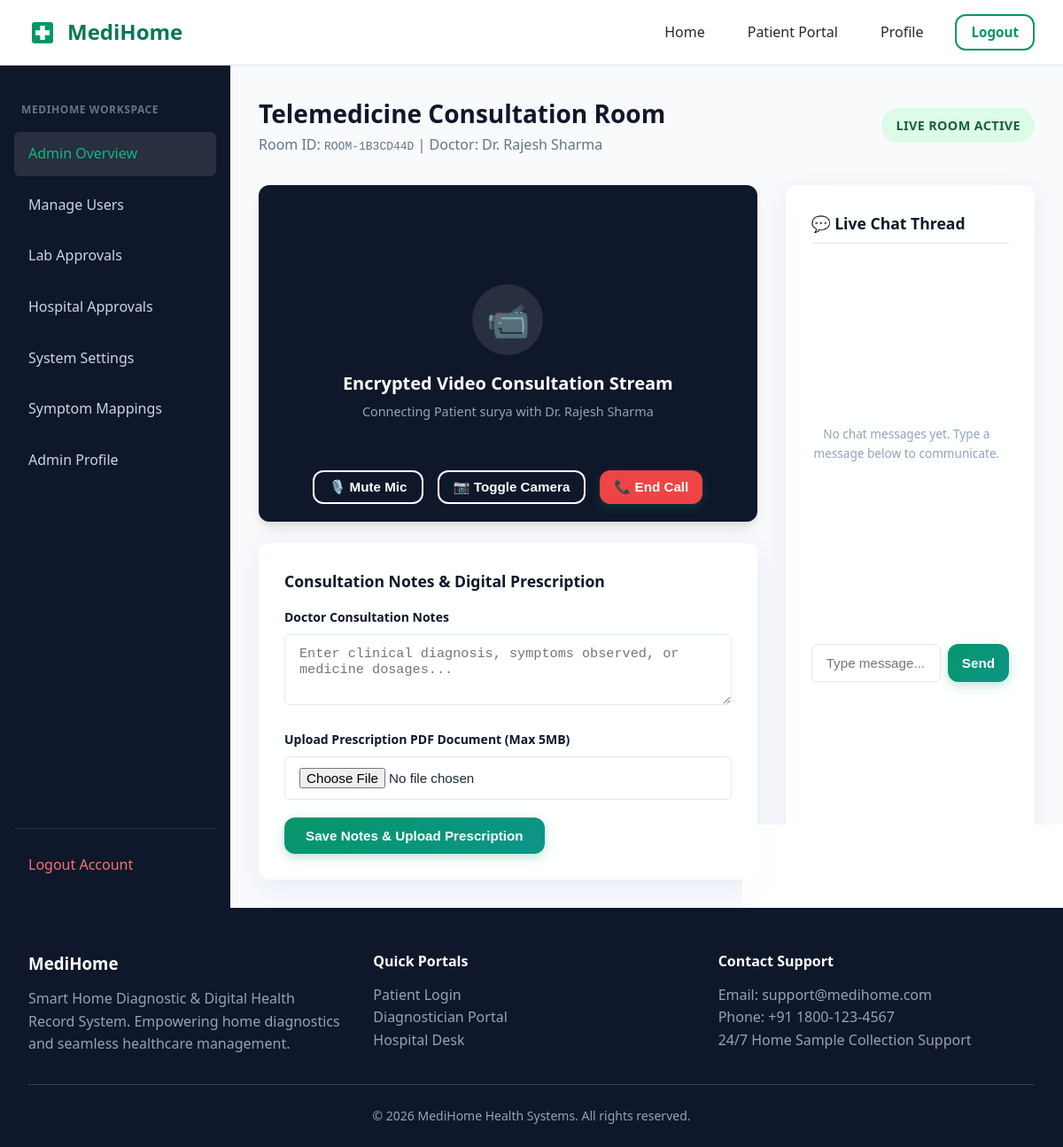
/telemedicine/room/ (signed in), run on the app's committed database.
### telemedicine/models.py (models this page shows, shortened)
class TelemedicineConsultation(models.Model):
    class Status(models.TextChoices):
        SCHEDULED = 'SCHEDULED', 'Scheduled'
        IN_PROGRESS = 'IN_PROGRESS', 'In Progress'
        COMPLETED = 'COMPLETED', 'Completed'
        CANCELLED = 'CANCELLED', 'Cancelled'
    patient = models.ForeignKey(settings.AUTH_USER_MODEL, on_delete=models.CASCADE, related_name='telemedicine_consultations')
    doctor = models.ForeignKey('hospitals.Doctor', on_delete=models.CASCADE, related_name='telemedicine_consultations')
    scheduled_time = models.DateTimeField()
    status = models.CharField(max_length=20, choices=Status.choices, default=Status.SCHEDULED)
    video_room_id = models.CharField(max_length=100, unique=True)
    consultation_notes = models.TextField(blank=True, null=True)
    prescription_file = models.FileField(
        upload_to='prescriptions/',
        blank=True,
        null=True,
        validators=[validate_pdf_extension, validate_max_file_size],
        help_text="Upload prescription PDF (Max 5MB)"
    )
    created_at = models.DateTimeField(auto_now_add=True)
    class Meta:
        ordering = ['-scheduled_time']

### hospitals/models.py (models this page shows, shortened)
class Doctor(models.Model):
    hospital = models.ForeignKey(HospitalProfile, on_delete=models.CASCADE, related_name='doctors')
    department = models.ForeignKey(Department, on_delete=models.CASCADE, related_name='doctors')
    name = models.CharField(max_length=100)
    qualification = models.CharField(max_length=150, help_text="e.g. MBBS, MD (Cardiology)")
    specialization = models.CharField(max_length=100)
    experience_years = models.PositiveIntegerField(default=5)
    consultation_fee = models.DecimalField(max_digits=8, decimal_places=2)
    available_days = models.CharField(max_length=100, default='Mon, Tue, Wed, Thu, Fri, Sat')
    available_time_start = models.TimeField(default='09:00:00')
    available_time_end = models.TimeField(default='17:00:00')
    photo = models.ImageField(upload_to='doctor_photos/', blank=True, null=True)
    created_at = models.DateTimeField(auto_now_add=True)

### accounts/models.py (models this page shows, shortened)
class User(AbstractUser):
    class Role(models.TextChoices):
        PATIENT = 'PATIENT', 'Patient'
        DIAGNOSTICIAN = 'DIAGNOSTICIAN', 'Diagnostician'
        HOSPITAL = 'HOSPITAL', 'Hospital'
        ADMIN = 'ADMIN', 'Admin'
    role = models.CharField(max_length=20, choices=Role.choices, default=Role.PATIENT)
    phone_number = models.CharField(max_length=15, blank=True, null=True)
    profile_picture = models.ImageField(upload_to='profiles/', blank=True, null=True)
    address = models.TextField(blank=True, null=True)
    latitude = models.DecimalField(max_digits=9, decimal_places=6, blank=True, null=True)
    longitude = models.DecimalField(max_digits=9, decimal_places=6, blank=True, null=True)
    created_at = models.DateTimeField(auto_now_add=True)
    updated_at = models.DateTimeField(auto_now=True)
    def is_patient(self):
        return self.role == self.Role.PATIENT
    def is_diagnostician(self):
        return self.role == self.Role.DIAGNOSTICIAN
    def is_hospital(self):
        return self.role == self.Role.HOSPITAL
    def is_admin_role(self):
        return self.role == self.Role.ADMIN or self.is_superuser

### telemedicine/views.py (the view, shortened to what this page needs)
# urls.py: path('room/', views.telemedicine_room_view, name='room'),
@login_required
def telemedicine_room_view(request, consultation_id=None):
    if consultation_id:
        consultation = get_object_or_404(TelemedicineConsultation, id=consultation_id)
        if consultation.patient != request.user and consultation.doctor.hospital.user != request.user and not request.user.is_admin_role():
            messages.error(request, "Access Denied to consultation room.")
            return redirect('landing')
    else:
        consultations = TelemedicineConsultation.objects.filter(patient=request.user) if request.user.is_patient() else TelemedicineConsultation.objects.all()
        if consultations.exists():
            consultation = consultations.first()
    messages_list = ChatMessage.objects.filter(consultation=consultation)
    return render(request, 'telemedicine/room.html', {
        'consultation': consultation,
        'chat_messages': messages_list
    })

### templates/telemedicine/room.html (shortened to what this page needs)
{% extends 'dashboard_base.html' %}
{% block dashboard_content %}
<div class="dashboard-header">
    <div>
        <h2 style="font-size: 1.75rem; color: var(--dark);">Telemedicine Consultation Room</h2>
        <p style="color: var(--text-secondary);">Room ID: <code>{{ consultation.video_room_id }}</code> | Doctor: Dr. {{ consultation.doctor.name }}</p>
    </div>
    <span class="badge badge-success" style="font-size: 0.9rem; padding: 0.5rem 1rem;">Live Room Active</span>
</div>
<div style="display: grid; grid-template-columns: 2fr 1fr; gap: 2rem;">
    <div>
        <div style="background: #0f172a; border-radius: var(--radius-md); height: 380px; display: flex; flex-direction: column; align-items: center; justify-content: center; color: var(--white); margin-bottom: 1.5rem; position: relative; box-shadow: var(--shadow-lg);">
            <div style="width: 80px; height: 80px; border-radius: 50%; background: rgba(255,255,255,0.1); display: flex; align-items: center; justify-content: center; font-size: 2.5rem; margin-bottom: 1rem;">
                📹
            </div>
            <h3 style="font-size: 1.25rem; margin-bottom: 0.25rem; color: var(--white);">Encrypted Video Consultation Stream</h3>
            <p style="color: #94a3b8; font-size: 0.9rem;">Connecting Patient {{ consultation.patient.username }} with Dr. {{ consultation.doctor.name }}</p>
            <div style="position: absolute; bottom: 1.25rem; display: flex; gap: 1rem;">
                <button class="btn btn-outline" style="color: white; border-color: white; padding: 0.5rem 1rem;">🎙️ Mute Mic</button>
                <button class="btn btn-outline" style="color: white; border-color: white; padding: 0.5rem 1rem;">📷 Toggle Camera</button>
                <button class="btn btn-primary" style="background: #ef4444; border: none; padding: 0.5rem 1rem;">📞 End Call</button>
            </div>
        </div>
        <div class="glass-card">
            <h3 style="font-size: 1.1rem; color: var(--dark); margin-bottom: 1rem;">Consultation Notes & Digital Prescription</h3>
            <form method="POST" enctype="multipart/form-data" action="{% url 'telemedicine:upload_prescription' consultation.id %}">
                <div class="form-group">
                    <label class="form-label">Doctor Consultation Notes</label>
                    <textarea name="consultation_notes" class="form-control" rows="3" placeholder="Enter clinical diagnosis, symptoms observed, or medicine dosages...">{{ consultation.consultation_notes|default:'' }}</textarea>
                </div>
                <div class="form-group">
                    <label class="form-label">Upload Prescription PDF Document (Max 5MB)</label>
                    <input type="file" name="prescription_file" class="form-control" accept=".pdf">
                </div>
                <button type="submit" class="btn btn-primary">Save Notes & Upload Prescription</button>
            </form>
        </div>
    </div>
    <div>
        <div class="glass-card" style="height: 100%; display: flex; flex-direction: column;">
            <h3 style="font-size: 1.1rem; color: var(--dark); margin-bottom: 1rem; border-bottom: 1px solid var(--border); padding-bottom: 0.5rem;">
                💬 Live Chat Thread
            </h3>
            <div style="flex: 1; min-height: 300px; max-height: 420px; overflow-y: auto; padding-right: 0.5rem; display: flex; flex-direction: column; gap: 0.75rem; margin-bottom: 1rem;">
                {% for msg in chat_messages %}
                <div style="align-self: {% if msg.sender == user %}flex-end{% else %}flex-start{% endif %}; max-width: 80%; background: {% if msg.sender == user %}var(--primary-light){% else %}#f1f5f9{% endif %}; padding: 0.65rem 0.85rem; border-radius: var(--radius-sm);">
                    <div style="font-size: 0.75rem; font-weight: 700; color: var(--dark); margin-bottom: 0.15rem;">
                        {{ msg.sender.username }}
                    </div>
                    <div style="font-size: 0.9rem; color: var(--text-primary);">{{ msg.message }}</div>
                    <div style="font-size: 0.65rem; color: var(--text-muted); text-align: right; margin-top: 0.25rem;">
                        {{ msg.timestamp|date:"H:i" }}
                    </div>
                </div>
                {% empty %}
                <div style="text-align: center; color: var(--text-muted); margin: auto; font-size: 0.85rem;">
                    No chat messages yet. Type a message below to communicate.
                </div>
                {% endfor %}
            </div>
            <form method="POST" action="{% url 'telemedicine:send_message' consultation.id %}" style="display: flex; gap: 0.5rem;">
                <input type="text" name="message" class="form-control" placeholder="Type message..." required>
                <button type="submit" class="btn btn-primary" style="padding: 0.6rem 1rem;">Send</button>
            </form>
        </div>
    </div>
</div>
{% endblock %}

### static/css/style.css (style rules this page uses)
:root { --primary: #059669; --primary-hover: #047857; --primary-light: #d1fae5; --secondary: #0d9488; --accent: #10b981; --dark: #0f172a; --dark-surface: #1e293b; --text-primary: #1e293b; --text-secondary: #64748b; --text-muted: #94a3b8; --bg-light: #f8fafc; --white: #ffffff; --border: #e2e8f0; --shadow-sm: 0 1px 2px 0 rgba(0, 0, 0, 0.05); --shadow-md: 0 4px 6px -1px rgba(0, 0, 0, 0.1), 0 2px 4px -1px rgba(0, 0, 0, 0.06); --shadow-lg: 0 10px 15px -3px rgba(0, 0, 0, 0.1), 0 4px 6px -2px rgba(0, 0, 0, 0.05); --glass-bg: rgba(255, 255, 255, 0.85); --glass-border: rgba(255, 255, 255, 0.6); --glass-shadow: 0 8px 32px 0 rgba(31, 38, 135, 0.07); --radius-sm: 6px; --radius-md: 12px; --radius-lg: 20px; --transition: all 0.25s cubic-bezier(0.4, 0, 0.2, 1); }
* { margin: 0; padding: 0; box-sizing: border-box; }
body { font-family: system-ui, -apple-system, BlinkMacSystemFont, 'Segoe UI', Roboto, Oxygen, Ubuntu, Cantarell, 'Open Sans', 'Helvetica Neue', sans-serif; background-color: var(--bg-light); color: var(--text-primary); line-height: 1.6; min-height: 100vh; display: flex; flex-direction: column; }
.glass-card { background: var(--glass-bg); backdrop-filter: blur(12px); -webkit-backdrop-filter: blur(12px); border: 1px solid var(--glass-border); box-shadow: var(--glass-shadow); border-radius: var(--radius-md); padding: 1.75rem; transition: var(--transition); }
.btn { display: inline-flex; align-items: center; justify-content: center; gap: 0.5rem; padding: 0.75rem 1.5rem; font-size: 0.95rem; font-weight: 600; border-radius: var(--radius-md); border: none; cursor: pointer; transition: var(--transition); }
.btn-primary { background: linear-gradient(135deg, var(--primary) 0%, var(--secondary) 100%); color: var(--white); box-shadow: 0 4px 12px rgba(5, 150, 105, 0.25); }
.btn-outline { background: transparent; border: 2px solid var(--primary); color: var(--primary); }

### static/css/components.css (style rules this page uses)
.badge { display: inline-block; padding: 0.25rem 0.65rem; font-size: 0.75rem; font-weight: 700; border-radius: 9999px; text-transform: uppercase; letter-spacing: 0.025em; }
.badge-success { background: #dcfce7; color: #166534; }
.form-group { margin-bottom: 1.25rem; }
.form-label { display: block; font-size: 0.875rem; font-weight: 600; margin-bottom: 0.5rem; color: var(--dark); }
.form-control { width: 100%; padding: 0.75rem 1rem; font-size: 0.95rem; border: 1px solid var(--border); border-radius: var(--radius-sm); background: var(--white); color: var(--text-primary); transition: var(--transition); }

### static/css/dashboard.css (style rules this page uses)
.dashboard-header { display: flex; justify-content: space-between; align-items: center; margin-bottom: 2rem; }

### data on the page
TelemedicineConsultation: video_room_id "ROOM-1B3CD44D", doctor.name "Rajesh Sharma", patient.username "surya"
